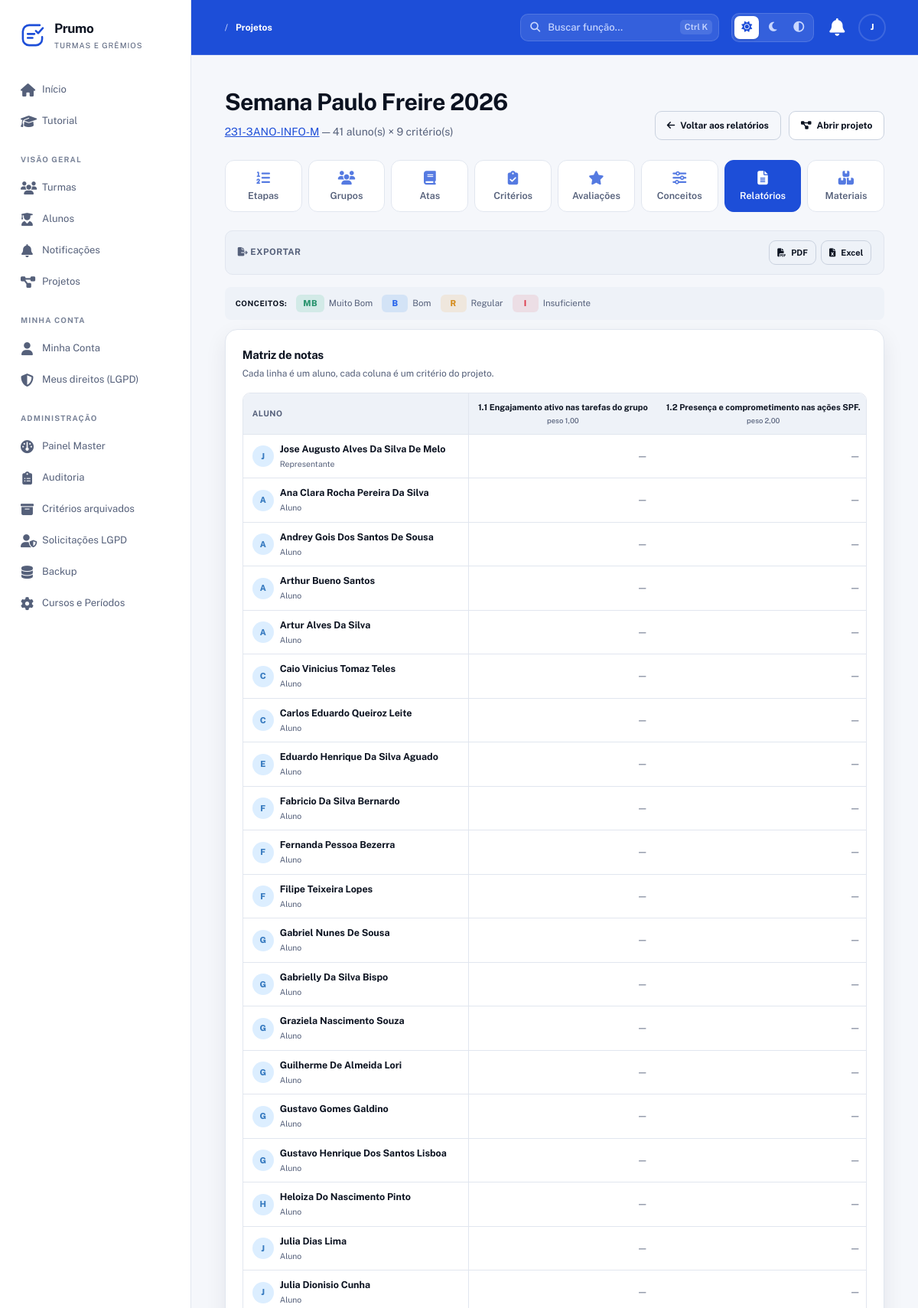
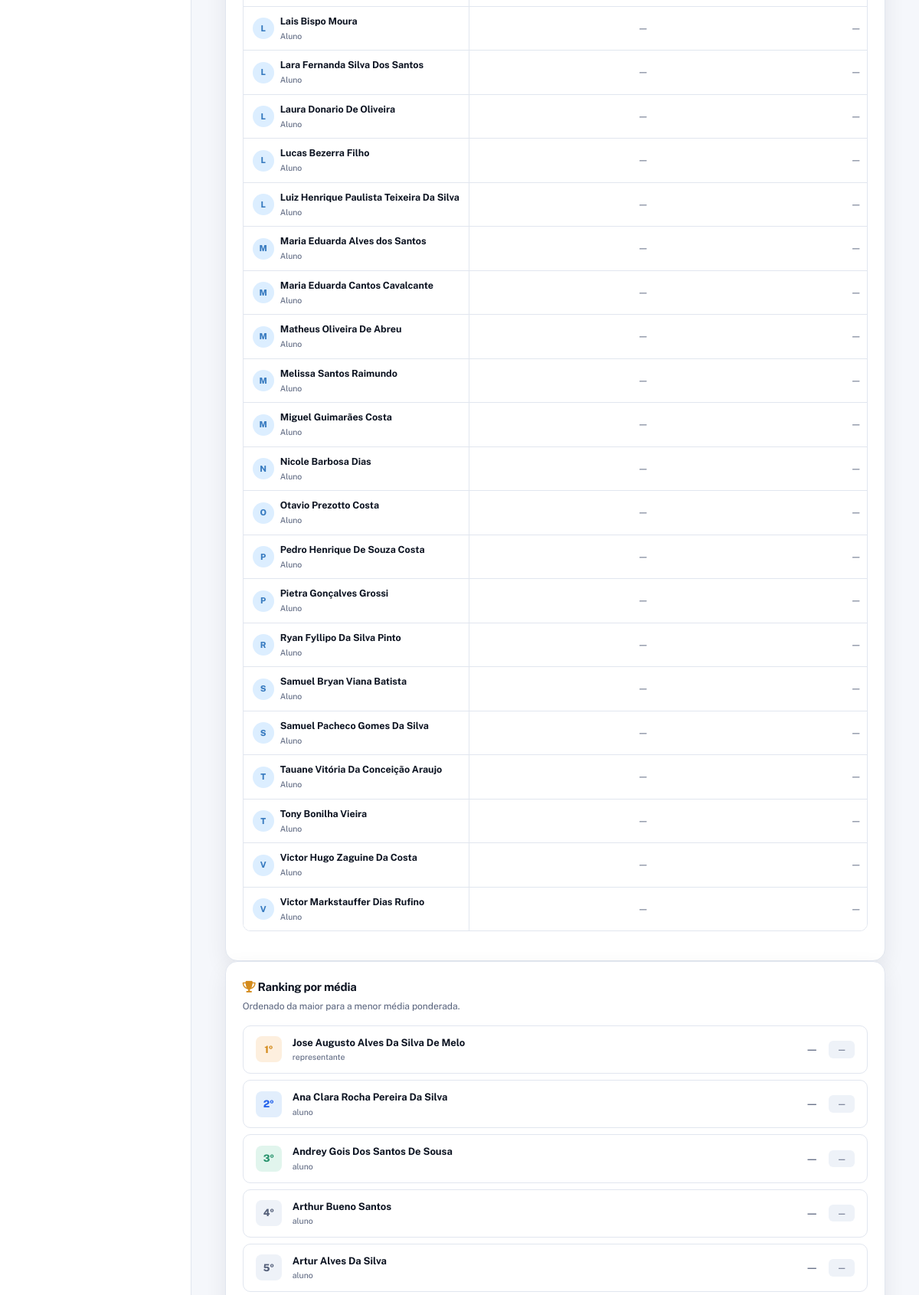
Page /Prumo/projetos/3/relatorios/geral (signed in, upper part) on the committed database (2 pictures, top to bottom).
### tables this page shows
CREATE TABLE projetos (
  id INT AUTO_INCREMENT PRIMARY KEY,
  turma_id INT NOT NULL,
  nome VARCHAR(150) NOT NULL,
  descricao TEXT DEFAULT NULL,
  prazo DATE DEFAULT NULL,
  modo_avaliacao ENUM('etapa','cronograma') DEFAULT 'cronograma',
  encerrado TINYINT(1) DEFAULT 0,
  encerrado_em DATETIME DEFAULT NULL,
  encerrado_por INT DEFAULT NULL,
  created_at TIMESTAMP DEFAULT CURRENT_TIMESTAMP,
  updated_at TIMESTAMP DEFAULT CURRENT_TIMESTAMP ON UPDATE CURRENT_TIMESTAMP,
  FOREIGN KEY (turma_id) REFERENCES turmas(id) ON DELETE CASCADE,
  FOREIGN KEY (encerrado_por) REFERENCES usuarios(id) ON DELETE SET NULL,
  INDEX idx_projetos_turma (turma_id),
  INDEX idx_projetos_encerrado (encerrado)
);

CREATE TABLE turmas (
  id INT AUTO_INCREMENT PRIMARY KEY,
  nome VARCHAR(150) NOT NULL,
  codigo_acesso VARCHAR(30) NOT NULL UNIQUE,
  codigo_interno VARCHAR(100) DEFAULT NULL,
  cor_primaria VARCHAR(20) DEFAULT '#3498db',
  cor_secundaria VARCHAR(20) DEFAULT '#2ecc71',
  cor_personalizada TINYINT(1) NOT NULL DEFAULT 0,   
  logo VARCHAR(255) DEFAULT NULL,                   
  bloqueada TINYINT(1) NOT NULL DEFAULT 0,
  bloqueada_motivo VARCHAR(255) DEFAULT NULL,
  bloqueada_em DATETIME DEFAULT NULL,
  bloqueada_por INT DEFAULT NULL,
  created_at TIMESTAMP DEFAULT CURRENT_TIMESTAMP,
  updated_at TIMESTAMP DEFAULT CURRENT_TIMESTAMP ON UPDATE CURRENT_TIMESTAMP,
  FOREIGN KEY (bloqueada_por) REFERENCES usuarios(id) ON DELETE SET NULL,
  INDEX idx_turmas_codigo (codigo_acesso)
);

CREATE TABLE criterios (
  id INT AUTO_INCREMENT PRIMARY KEY,
  projeto_id INT NOT NULL,
  etapa_id INT DEFAULT NULL,
  nome VARCHAR(200) NOT NULL,
  descricao TEXT DEFAULT NULL,
  peso DECIMAL(5,2) NOT NULL DEFAULT 1.00,
  tipo_avaliacao ENUM('diretor','representante','pares','autoavaliacao','coletiva','misto') NOT NULL DEFAULT 'diretor',
  aplicavel_a ENUM('todos','apenas_diretores','apenas_representantes') DEFAULT 'todos',
  prazo_avaliacao DATETIME DEFAULT NULL,
  obrigatorio TINYINT(1) NOT NULL DEFAULT 0,   
  bloqueado TINYINT(1) DEFAULT 0,
  reaberto_por INT DEFAULT NULL,
  reaberto_em DATETIME DEFAULT NULL,
  created_at TIMESTAMP DEFAULT CURRENT_TIMESTAMP,
  updated_at TIMESTAMP DEFAULT CURRENT_TIMESTAMP ON UPDATE CURRENT_TIMESTAMP,
  FOREIGN KEY (projeto_id) REFERENCES projetos(id) ON DELETE CASCADE,
  FOREIGN KEY (etapa_id) REFERENCES projeto_etapas(id) ON DELETE SET NULL,
  FOREIGN KEY (reaberto_por) REFERENCES usuarios(id) ON DELETE SET NULL,
  INDEX idx_crit_projeto (projeto_id),
  INDEX idx_crit_etapa (etapa_id),
  INDEX idx_crit_tipo (tipo_avaliacao)
);

CREATE TABLE turma_usuarios (
  id INT AUTO_INCREMENT PRIMARY KEY,
  turma_id INT NOT NULL,
  usuario_id INT NOT NULL,
  papel ENUM('aluno','representante') NOT NULL DEFAULT 'aluno',
  ativo TINYINT(1) DEFAULT 1,
  entrou_em TIMESTAMP DEFAULT CURRENT_TIMESTAMP,
  saiu_em DATETIME DEFAULT NULL,
  created_at TIMESTAMP DEFAULT CURRENT_TIMESTAMP,
  updated_at TIMESTAMP DEFAULT CURRENT_TIMESTAMP ON UPDATE CURRENT_TIMESTAMP,
  UNIQUE KEY unico_turma_usuario (turma_id, usuario_id),
  FOREIGN KEY (turma_id) REFERENCES turmas(id) ON DELETE CASCADE,
  FOREIGN KEY (usuario_id) REFERENCES usuarios(id) ON DELETE CASCADE,
  INDEX idx_tu_papel (papel),
  INDEX idx_tu_ativo (ativo)
);

CREATE TABLE usuarios (
  id INT AUTO_INCREMENT PRIMARY KEY,
  nome VARCHAR(150) NOT NULL,
  email VARCHAR(150) NOT NULL UNIQUE,
  senha VARCHAR(255) NOT NULL,
  tipo ENUM('aluno','master') NOT NULL DEFAULT 'aluno',
  telefone VARCHAR(20) DEFAULT NULL,
  data_nascimento DATE DEFAULT NULL,
  email_confirmado TINYINT(1) NOT NULL DEFAULT 0,
  email_token VARCHAR(255) DEFAULT NULL,
  email_token_expira DATETIME DEFAULT NULL,
  primeiro_login TINYINT(1) NOT NULL DEFAULT 1,
  ativo TINYINT(1) NOT NULL DEFAULT 1,
  lgpd_aceito TINYINT(1) NOT NULL DEFAULT 0,
  lgpd_data DATETIME DEFAULT NULL,
  ultimo_acesso DATETIME DEFAULT NULL,
  created_at TIMESTAMP DEFAULT CURRENT_TIMESTAMP,
  updated_at TIMESTAMP DEFAULT CURRENT_TIMESTAMP ON UPDATE CURRENT_TIMESTAMP,
  INDEX idx_usuarios_email (email),
  INDEX idx_usuarios_tipo (tipo),
  INDEX idx_usuarios_ativo (ativo)
);

### app/Views/relatorios/geral_projeto.php (the view, shortened to what the rows shown need)
<?php
require_once __DIR__ . '/../layouts/header.php';
require_once __DIR__ . '/../layouts/nav.php';
$criterios = [];
foreach ($boletins as $b) {
    foreach ($b['linhas'] as $l) {
        $criterios[(int) $l['criterio']['id']] = $l['criterio'];
    }
}
$ranking = [];
foreach ($alunos as $a) {
    $aid   = (int) $a['id'];
    $media = $boletins[$aid]['media_ponderada'] ?? null;
    $ranking[] = [
        'aluno'    => $a,
        'media'    => $media,
        'conceito' => $boletins[$aid]['conceito_final'] ?? null,
    ];
}
usort($ranking, fn($x, $y) => ($y['media'] ?? -1) <=> ($x['media'] ?? -1));
?>
<section class="hero-section">
    <div>
        <h1><?= h($projeto['nome']) ?></h1>
        <p class="hero-subtitle">
            <a href="<?= $basePath ?>/turmas/<?= (int) $projeto['turma_id'] ?>"><?= h($projeto['turma_nome']) ?></a>
            — <?= count($alunos) ?> aluno(s) × <?= count($criterios) ?> critério(s)
        </p>
    </div>
</section>
<?php if (empty($alunos)): ?>
    <section class="panel rel-empty">
        <span class="icon-large text-muted"><i class="fas fa-users"></i></span>
        <h2>Nenhum aluno na turma</h2>
        <p>Cadastre alunos na turma para gerar o relatório.</p>
    </section>
<?php else: ?>
    <section class="panel">
        <div class="panel-header">
            <div>
                <h2>Matriz de notas</h2>
            </div>
        </div>
        <div class="rel-wrapper">
            <table class="rel-tabela">
                <thead>
                    <tr>
                        <th>Aluno</th>
                        <?php foreach ($criterios as $c): ?>
                            <th class="td-center">
                                <div class="th-criterio">
                                    <span><?= h($c['nome']) ?></span>
                                    <small>peso <?= number_format((float) $c['peso'], 2, ',', '.') ?></small>
                                </div>
                            </th>
                        <?php endforeach; ?>
                    </tr>
                </thead>
                <tbody>
                    <?php foreach ($alunos as $a): ?>
                        <?php
                        $aid = (int) $a['id'];
                        $b   = $boletins[$aid] ?? null;
                        $mapa = [];
                        if ($b) {
                            foreach ($b['linhas'] as $l) {
                                $mapa[(int) $l['criterio']['id']] = $l;
                            }
                        }
                        ?>
                        <tr>
                            <td>
                                <div class="td-aluno">
                                    <span class="avatar avatar-blue">
                                        <?= strtoupper(substr($a['nome'], 0, 1)) ?>
                                    </span>
                                    <div class="td-aluno-info">
                                        <strong><?= h($a['nome']) ?></strong>
                                        <small><?= h($a['papel'] ?? 'aluno') ?></small>
                                    </div>
                                </div>
                            </td>
                            <?php foreach ($criterios as $cid => $c): ?>
                                <?php $nota = $mapa[$cid]['nota'] ?? null; ?>
                                <td class="td-num">
                                    <?php if ($nota === null): ?>
                                        <span class="nota-vazia">—</span>
                                    <?php else: ?>
                                        <?= number_format($nota, 2, ',', '.') ?>
                                    <?php endif; ?>
                                </td>
                            <?php endforeach; ?>
                        </tr>
                    <?php endforeach; ?>
                </tbody>
            </table>
        </div>
    </section>
    <section class="panel">
        <div class="panel-header">
            <div>
                <h2><i class="fas fa-trophy" style="color:#d48b1c;"></i> Ranking por média</h2>
            </div>
        </div>
        <div class="ranking-lista">
            <?php foreach ($ranking as $i => $r): ?>
                <div class="ranking-item">
                    <span class="ranking-pos"><?= $i + 1 ?>º</span>
                    <div class="ranking-info">
                        <strong><?= h($r['aluno']['nome']) ?></strong>
                        <small><?= h($r['aluno']['papel'] ?? 'aluno') ?></small>
                    </div>
                    <span class="ranking-media <?= $r['media'] === null ? 'vazio' : '' ?>">
                        <?= $r['media'] === null ? '—' : number_format($r['media'], 2, ',', '.') ?>
                    </span>
                    <?php if (!empty($r['conceito'])): ?>
                        <span class="conceito-badge <?= classeConceitoGeral($r['conceito']) ?>">
                            <?= h($r['conceito']) ?>
                        </span>
                    <?php else: ?>
                        <span class="conceito-badge vazio">—</span>
                    <?php endif; ?>
                </div>
            <?php endforeach; ?>
        </div>
    </section>
<?php endif; ?>
<?php require_once __DIR__ . '/../layouts/footer.php'; ?>

### rows in the picture
projetos: nome "Semana Paulo Freire 2026", turma.nome "231-3ANO-INFO-M"
criterios: nome "1.1 Engajamento ativo nas tarefas do grupo", peso "1,00"
criterios: nome "1.2 Presença e comprometimento nas ações SPF.", peso "2,00"
turma_usuarios: usuario.nome "J", usuario.nome "Jose Augusto Alves Da Silva De Melo", papel "Representante", papel "representante"
turma_usuarios: usuario.nome "A", usuario.nome "Ana Clara Rocha Pereira Da Silva", papel "Aluno", papel "aluno"
turma_usuarios: usuario.nome "A", usuario.nome "Andrey Gois Dos Santos De Sousa", papel "Aluno", papel "aluno"
turma_usuarios: usuario.nome "A", usuario.nome "Arthur Bueno Santos", papel "Aluno", papel "aluno"
turma_usuarios: usuario.nome "A", usuario.nome "Artur Alves Da Silva", papel "Aluno", papel "aluno"
turma_usuarios: usuario.nome "C", usuario.nome "Caio Vinicius Tomaz Teles", papel "Aluno"
turma_usuarios: usuario.nome "C", usuario.nome "Carlos Eduardo Queiroz Leite", papel "Aluno"
turma_usuarios: usuario.nome "E", usuario.nome "Eduardo Henrique Da Silva Aguado", papel "Aluno"
turma_usuarios: usuario.nome "F", usuario.nome "Fabricio Da Silva Bernardo", papel "Aluno"
turma_usuarios: usuario.nome "F", usuario.nome "Fernanda Pessoa Bezerra", papel "Aluno"
turma_usuarios: usuario.nome "F", usuario.nome "Filipe Teixeira Lopes", papel "Aluno"
turma_usuarios: usuario.nome "G", usuario.nome "Gabriel Nunes De Sousa", papel "Aluno"
turma_usuarios: usuario.nome "G", usuario.nome "Gabrielly Da Silva Bispo", papel "Aluno"
turma_usuarios: usuario.nome "G", usuario.nome "Graziela Nascimento Souza", papel "Aluno"
turma_usuarios: usuario.nome "G", usuario.nome "Guilherme De Almeida Lori", papel "Aluno"
turma_usuarios: usuario.nome "G", usuario.nome "Gustavo Gomes Galdino", papel "Aluno"
turma_usuarios: usuario.nome "G", usuario.nome "Gustavo Henrique Dos Santos Lisboa", papel "Aluno"
turma_usuarios: usuario.nome "H", usuario.nome "Heloiza Do Nascimento Pinto", papel "Aluno"
turma_usuarios: usuario.nome "J", usuario.nome "Julia Dias Lima", papel "Aluno"
turma_usuarios: usuario.nome "J", usuario.nome "Julia Dionisio Cunha", papel "Aluno"
turma_usuarios: usuario.nome "L", usuario.nome "Lais Bispo Moura", papel "Aluno"
turma_usuarios: usuario.nome "L", usuario.nome "Lara Fernanda Silva Dos Santos", papel "Aluno"
turma_usuarios: usuario.nome "L", usuario.nome "Laura Donario De Oliveira", papel "Aluno"
turma_usuarios: usuario.nome "L", usuario.nome "Lucas Bezerra Filho", papel "Aluno"
turma_usuarios: usuario.nome "L", usuario.nome "Luiz Henrique Paulista Teixeira Da Silva", papel "Aluno"
turma_usuarios: usuario.nome "M", usuario.nome "Maria Eduarda Alves dos Santos", papel "Aluno"
turma_usuarios: usuario.nome "M", usuario.nome "Maria Eduarda Cantos Cavalcante", papel "Aluno"
turma_usuarios: usuario.nome "M", usuario.nome "Matheus Oliveira De Abreu", papel "Aluno"
turma_usuarios: usuario.nome "M", usuario.nome "Melissa Santos Raimundo", papel "Aluno"
turma_usuarios: usuario.nome "M", usuario.nome "Miguel Guimarães Costa", papel "Aluno"
turma_usuarios: usuario.nome "N", usuario.nome "Nicole Barbosa Dias", papel "Aluno"
turma_usuarios: usuario.nome "O", usuario.nome "Otavio Prezotto Costa", papel "Aluno"
turma_usuarios: usuario.nome "P", usuario.nome "Pedro Henrique De Souza Costa", papel "Aluno"
turma_usuarios: usuario.nome "P", usuario.nome "Pietra Gonçalves Grossi", papel "Aluno"
turma_usuarios: usuario.nome "R", usuario.nome "Ryan Fyllipo Da Silva Pinto", papel "Aluno"
turma_usuarios: usuario.nome "S", usuario.nome "Samuel Bryan Viana Batista", papel "Aluno"
turma_usuarios: usuario.nome "S", usuario.nome "Samuel Pacheco Gomes Da Silva", papel "Aluno"
turma_usuarios: usuario.nome "T", usuario.nome "Tauane Vitória Da Conceição Araujo", papel "Aluno"
turma_usuarios: usuario.nome "T", usuario.nome "Tony Bonilha Vieira", papel "Aluno"
turma_usuarios: usuario.nome "V", usuario.nome "Victor Hugo Zaguine Da Costa", papel "Aluno"
turma_usuarios: usuario.nome "V", usuario.nome "Victor Markstauffer Dias Rufino", papel "Aluno"

### other values in the picture
$appName "Prumo"
$label "Início"
$label "Tutorial"
$secao "VISÃO GERAL"
$label "Turmas"
$label "Alunos"
$label "Notificações"
$label "Projetos"
$secao "MINHA CONTA"
$label "Minha Conta"
$label "Meus direitos (LGPD)"
$secao "ADMINISTRAÇÃO"
$label "Painel Master"
$label "Auditoria"
$label "Critérios arquivados"
